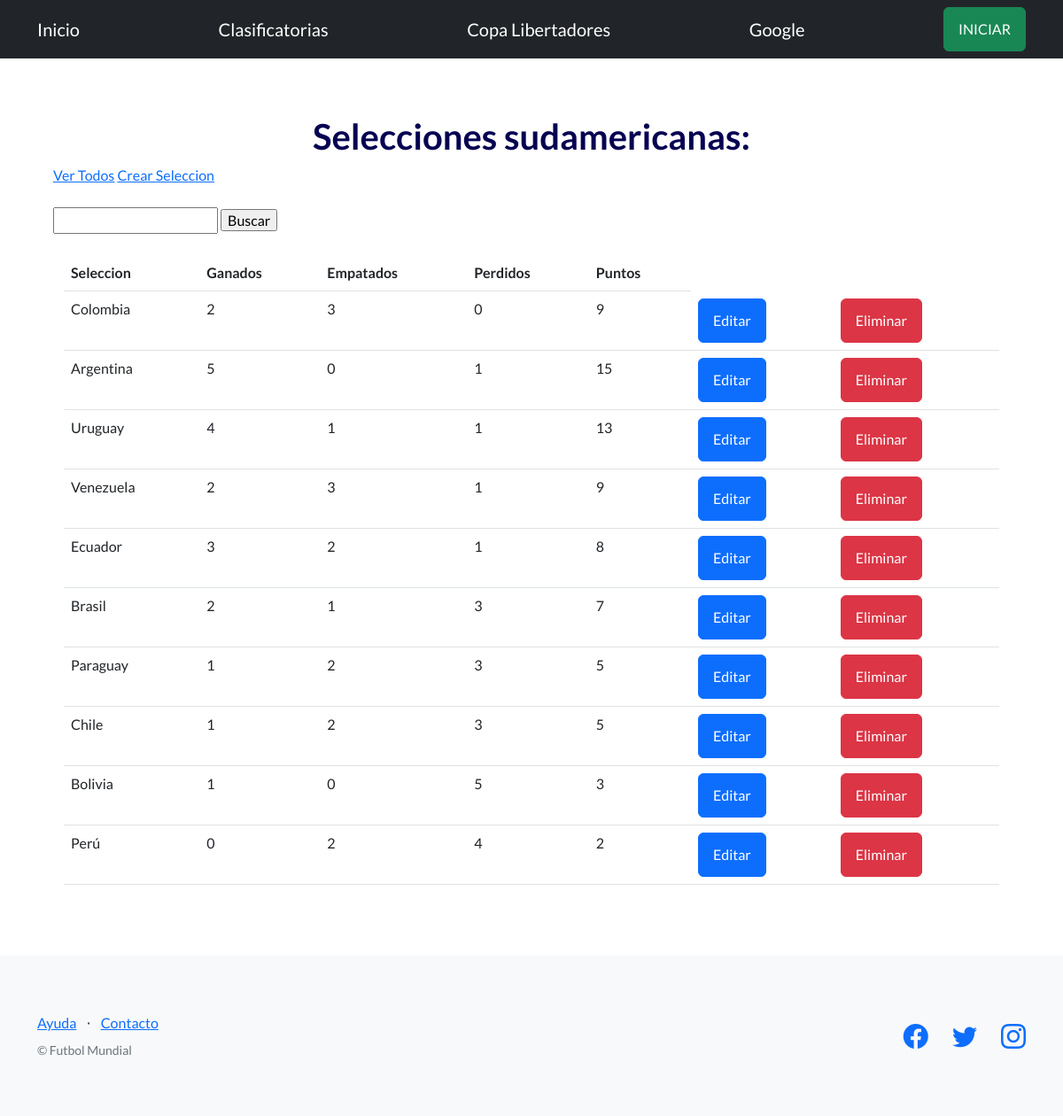
Screenshot of /futbol/selecciones/ with the database file from the repository.
### control/models.py (models this page shows, shortened)
class Clasificatorias(models.Model):
    seleccion=models.CharField(max_length=100)
    ganados=models.IntegerField()
    empatados=models.IntegerField()
    perdidos=models.IntegerField()
    puntos=models.IntegerField()

### control/views.py (the view)
# urls.py: path("selecciones/", selecciones, name="selecciones"),
def selecciones(request):
    contexto = {
        "equipos": Clasificatorias.objects.all(),
    }
    http_response = render(
        request=request,
        template_name='control/lista_selecciones.html',
        context=contexto,
    )
    return http_response

### control/templates/control/lista_selecciones.html (shortened to what this page needs)
{% extends "base.html" %}
{% block contenido %}
<h1 style="color: rgb(6, 2, 82);">
    <div style="text-align: center;">
     Selecciones sudamericanas:
    </div>
</h1>
<a href="{% url 'selecciones' %}">Ver Todos</a>
<a href="{% url 'crear_seleccion' %}">Crear Seleccion</a>
<br><br>
<form action="{% url 'buscar_seleccion' %}" method="post">
  <input type="text" name="busqueda">
  <input type="submit" value="Buscar">
</form>
<br>
<div class="container">
<table class="table">
    <tbody>
      <tr>
        <th>Seleccion</th>
        <th>Ganados</th>
        <th>Empatados</th>
        <th>Perdidos</th>
        <th>Puntos</th>
      </tr>
      {% for equipo in equipos %}
      <tr>
        <td>{{ equipo.seleccion }}</td>
        <td>{{ equipo.ganados }}</td>
        <td>{{ equipo.empatados }}</td>
        <td>{{ equipo.perdidos }}</td>
        <td>{{ equipo.puntos }}</td>
        <td>
            <a class="btn btn-primary" href="{% url 'editar_seleccion' equipo.id %}">Editar</a>
          </td>
        <td>
            <form action="{% url 'eliminar_seleccion' equipo.id %}" method="post">
              <input type="submit" class="btn btn-danger" value="Eliminar"/>
            </form>
          </td>
      </tr>
    {% endfor %}
    </tbody>
  </table>
</div>
{% endblock contenido %}

### rows the page displays
Clasificatorias: seleccion "Colombia", ganados "2", empatados "3", perdidos "0", puntos "9"
Clasificatorias: seleccion "Argentina", ganados "5", empatados "0", perdidos "1", puntos "15"
Clasificatorias: seleccion "Uruguay", ganados "4", empatados "1", perdidos "1", puntos "13"
Clasificatorias: seleccion "Venezuela", ganados "2", empatados "3", perdidos "1", puntos "9"
Clasificatorias: seleccion "Ecuador", ganados "3", empatados "2", perdidos "1", puntos "8"
Clasificatorias: seleccion "Brasil", ganados "2", empatados "1", perdidos "3", puntos "7"
Clasificatorias: seleccion "Paraguay", ganados "1", empatados "2", perdidos "3", puntos "5"
Clasificatorias: seleccion "Chile", ganados "1", empatados "2", perdidos "3", puntos "5"
Clasificatorias: seleccion "Bolivia", ganados "1", empatados "0", perdidos "5", puntos "3"
Clasificatorias: seleccion "Perú", ganados "0", empatados "2", perdidos "4", puntos "2"
